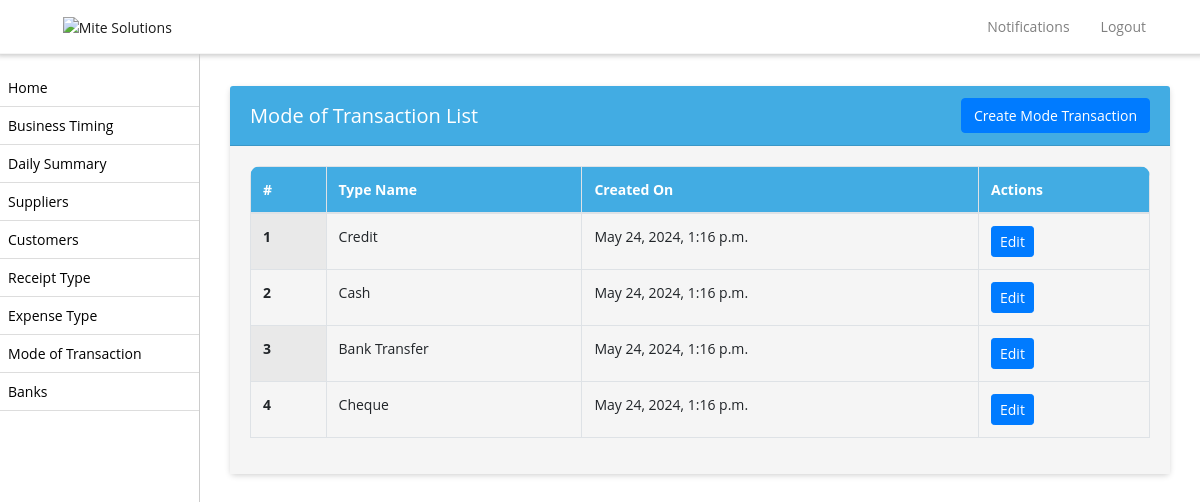
The page /mode-transaction/ (signed in) on the database as committed earlier.
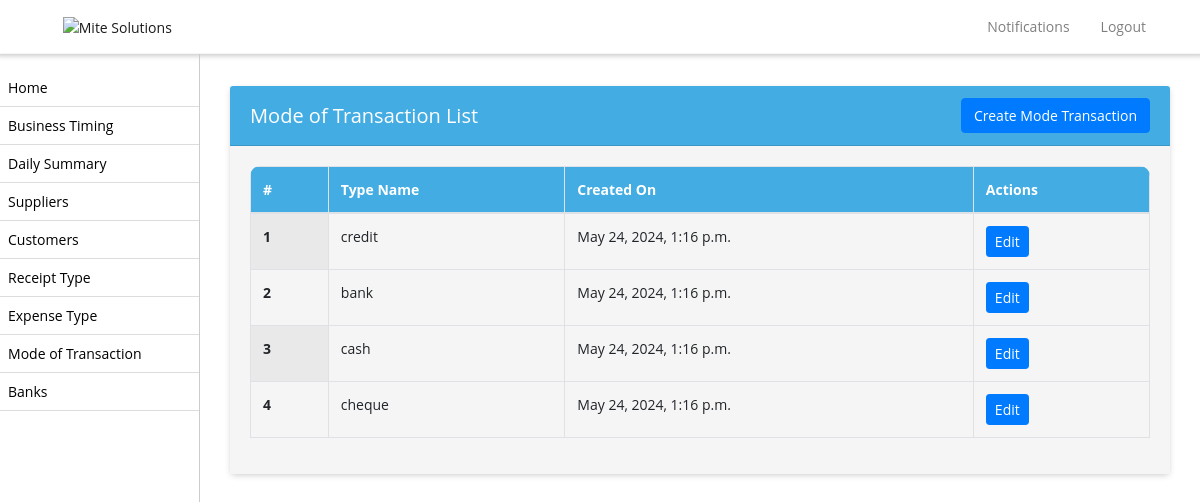
The same page on the database as committed later.
### biztrackapp/models.py (models this page shows, shortened)
class TransactionMode(models.Model):
    CHOICES = [
        ('card', 'Card'),
        ('cash', 'Cash'),
        ('bank', 'Bank Transfer'),
        ('cheque', 'Cheque'),
        ('credit', 'Credit'),
    ]
    name = models.CharField(max_length=255,choices=CHOICES)
    business_profile = models.CharField(max_length=255, null=True)
    status = models.BooleanField(default=False)
    created_on = models.DateTimeField(auto_now_add=True, null=True)

### biztrackapp/views.py (the view)
# urls.py: path('mode-transaction/', ModeOfTransaction.as_view(), name='mode_of_transaction_list'),
class ModeOfTransaction(ListView):
    model = TransactionMode
    template_name = 'mode_transaction_list.html'
    def get_queryset(self):
        shop_admin = get_object_or_404(ShopAdmin, user=self.request.user)
        shop = shop_admin.shop
        business_profile = get_object_or_404(BusinessProfile, name=shop.name)
        return TransactionMode.objects.filter(business_profile=business_profile.id).order_by('-created_on')

### biztrackapp/templates/mode_transaction_list.html (shortened to what this page needs)
{% extends 'base.html' %}
{% block content %}
<div class="container">
  <div class="card">
    <div class="card-header d-flex justify-content-between align-items-center">
      <h5 class="mb-0">Mode of Transaction List</h5>
      <a href="{% url 'create_mode_of_transaction' %}" class="btn btn-primary float-right">Create Mode Transaction</a>
  </div>
    <div class="card-body">
      <div class="table-responsive">
        <table  class="table table-bordered table-striped nowrap"  style="width: 100%;">
    <thead>
      <tr>
        <th scope="col">#</th>
        <th scope="col">Type Name</th>
        <th scope="col">Created On</th>
        <th scope="col">Actions</th>
      </tr>
    </thead>
    <tbody>
      {% for transaction in object_list %}
        <tr>
          <th scope="row">{{ forloop.counter }}</th>
          <td>{{ transaction.name }}</td>
          <td>{{ transaction.created_on }}</td>
          <td>
            <a href="{% url 'edit_mode_of_transaction' transaction.id %}" class="btn btn-primary btn-sm">Edit</a>
          </td>
        </tr>
      {% endfor %}
    </tbody>
  </table></div>
</div>
</div>
</div>
{% endblock %}

Rows that differ between the two databases and show on the page:
changed TransactionMode: name "Credit" → "credit"
changed TransactionMode: name "Cash" → "bank"
changed TransactionMode: name "Bank Transfer" → "cash"
changed TransactionMode: name "Cheque" → "cheque"
